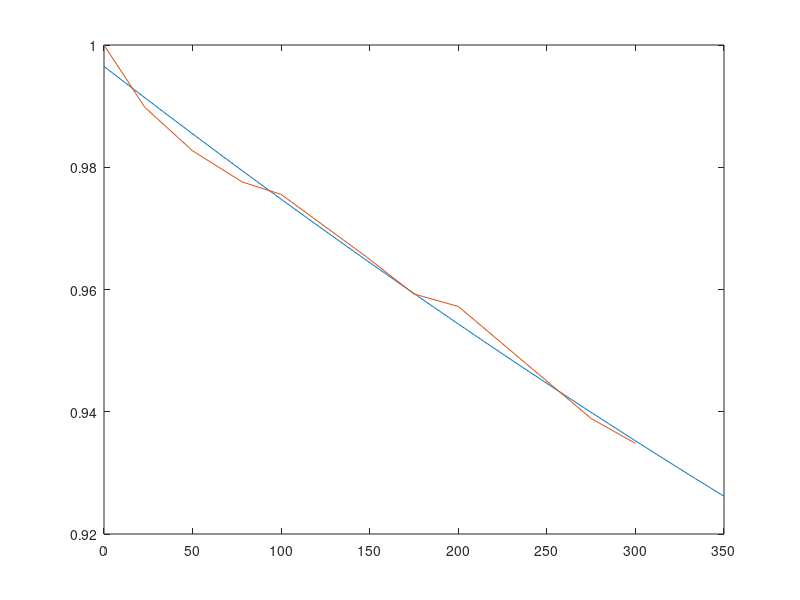

Recreate this plot in MATLAB. (Note: this script raises an error after producing the figure.)
cicli=[0 23 50 78 100 148 175 200 275 300];
Ah=[9.82 9.72 9.65 9.6 9.58 9.48 9.42 9.4 9.22 9.18];
SOC=Ah/max(Ah);
coeff_cicli=polyfit (cicli, SOC, 2);
x=linspace(0,350, 350);
y=polyval(coeff_cicli, x);
plot(x, y, cicli, SOC)

eff_cicli=polyval(coeff_cicli, n_cicli);
%nota che questa va solo moltiplicata alla carica, mentre l'altra
%efficienza va conteggiata alla scarica, come mi hi spiegato tut stesso

SOC_previous=SOC_input;
n_cicli;%input
%elabori tutto e sputi fuori la nuova SOC e quindi abbiamo
if P_input>0
n_cicli=n_cicli+(SOC-SOC_previous)/100;
end


